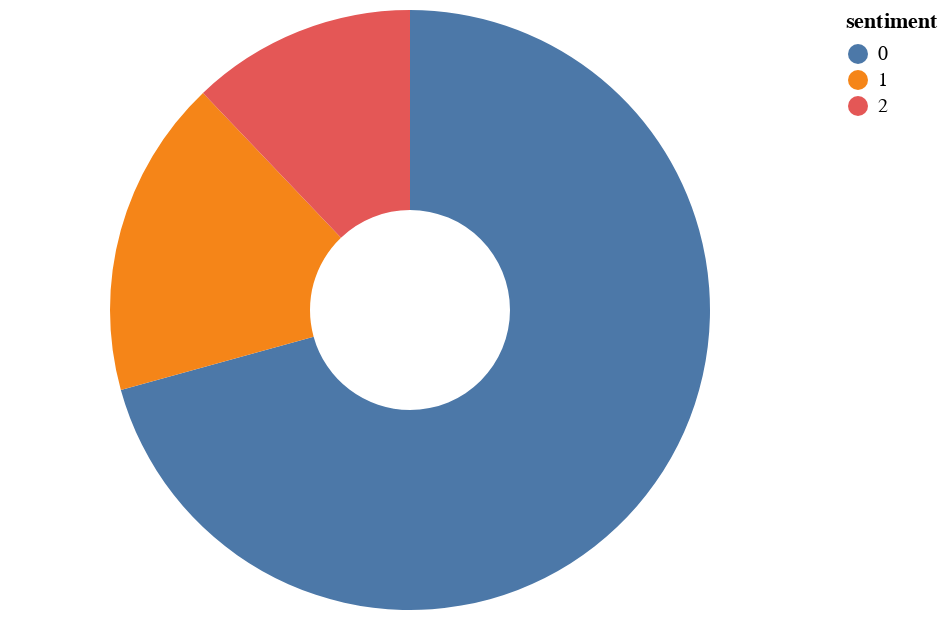

Notebook code for this chart:
### Code cell
# prompt: Menggunakan df DataFrame: buatkan dalam chart pie pada kolom sentiment 2 positif  netral 0 negatif 1

import altair as alt

# Create a new dataframe with the count of each sentiment value
sentiment_counts = df['sentiment'].value_counts().reset_index()
sentiment_counts.columns = ['sentiment', 'count']

# Create the pie chart
chart = alt.Chart(sentiment_counts).mark_arc(innerRadius=50).encode(
    theta="count",
    color="sentiment:N",
    tooltip=["sentiment", "count"]
)

chart

### Figure 1 — Vega-Lite specification as saved in the notebook (floating-point values rounded to 4 significant figures)
{"config": {"view": {"continuousWidth": 400, "continuousHeight": 300}}, "data": {"name": "data-542941f25c39972de2436a220034ee15"}, "mark": {"type": "arc", "innerRadius": 50}, "encoding": {"color": {"field": "sentiment", "type": "nominal"}, "theta": {"field": "count", "type": "quantitative"}, "tooltip": [{"field": "sentiment", "type": "quantitative"}, {"field": "count", "type": "quantitative"}]}, "$schema": "https://vega.github.io/schema/vega-lite/v4.17.0.json", "datasets": {"data-542941f25c39972de2436a220034ee15": [{"sentiment": 0, "count": 70}, {"sentiment": 1, "count": 17}, {"sentiment": 2, "count": 12}]}}
